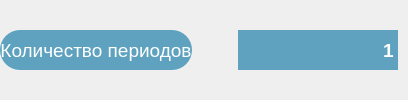
               <widget class="QWidget" name="widget_5" native="true">
                <property name="sizePolicy">
                 <sizepolicy hsizetype="Preferred" vsizetype="Minimum">
                  <horstretch>0</horstretch>
                  <verstretch>0</verstretch>
                 </sizepolicy>
                </property>
                <layout class="QHBoxLayout" name="horizontalLayout_4">
                 <property name="spacing">
                  <number>7</number>
                 </property>
                 <property name="leftMargin">
                  <number>0</number>
                 </property>
                 <property name="topMargin">
                  <number>0</number>
                 </property>
                 <property name="rightMargin">
                  <number>10</number>
                 </property>
                 <property name="bottomMargin">
                  <number>0</number>
                 </property>
                 <item>
                  <widget class="QLabel" name="label_2">
                   <property name="sizePolicy">
                    <sizepolicy hsizetype="Preferred" vsizetype="Fixed">
                     <horstretch>0</horstretch>
                     <verstretch>0</verstretch>
                    </sizepolicy>
                   </property>
                   <property name="minimumSize">
                    <size>
                     <width>0</width>
                     <height>40</height>
                    </size>
                   </property>
                   <property name="font">
                    <font>
                     <family>Arial</family>
                     <pointsize>14</pointsize>
                     <italic>false</italic>
                    </font>
                   </property>
                   <property name="styleSheet">
                    <string notr="true">QLabel {
     border: none;
	height: 40px;
     border-radius: 20px;
	background-color: #5EA2BF;
	color: white;
 }</string>
                   </property>
                   <property name="text">
                    <string>Количество периодов</string>
                   </property>
                   <property name="alignment">
                    <set>Qt::AlignCenter</set>
                   </property>
                   <property name="margin">
                    <number>0</number>
                   </property>
                  </widget>
                 </item>
                 <item>
                  <widget class="QPushButton" name="info_2">
                   <property name="enabled">
                    <bool>true</bool>
                   </property>
                   <property name="sizePolicy">
                    <sizepolicy hsizetype="Fixed" vsizetype="Fixed">
                     <horstretch>0</horstretch>
                     <verstretch>0</verstretch>
                    </sizepolicy>
                   </property>
                   <property name="minimumSize">
                    <size>
                     <width>32</width>
                     <height>32</height>
                    </size>
                   </property>
                   <property name="maximumSize">
                    <size>
                     <width>32</width>
                     <height>32</height>
                    </size>
                   </property>
                   <property name="autoFillBackground">
                    <bool>false</bool>
                   </property>
                   <property name="styleSheet">
                    <string notr="true"> QPushButton {
     border: none;
	background-color: none;
 }</string>
                   </property>
                   <property name="text">
                    <string/>
                   </property>
                   <property name="icon">
                    <iconset resource="resources.qrc">
                     <normaloff>:/resources/info.svg</normaloff>:/resources/info.svg</iconset>
                   </property>
                   <property name="iconSize">
                    <size>
                     <width>32</width>
                     <height>32</height>
                    </size>
                   </property>
                  </widget>
                 </item>
                 <item>
                  <widget class="QSpinBox" name="spinBox">
                   <property name="sizePolicy">
                    <sizepolicy hsizetype="Fixed" vsizetype="Fixed">
                     <horstretch>0</horstretch>
                     <verstretch>0</verstretch>
                    </sizepolicy>
                   </property>
                   <property name="minimumSize">
                    <size>
                     <width>160</width>
                     <height>40</height>
                    </size>
                   </property>
                   <property name="font">
                    <font>
                     <family>Arial</family>
                     <pointsize>14</pointsize>
                     <weight>75</weight>
                     <bold>true</bold>
                    </font>
                   </property>
                   <property name="styleSheet">
                    <string notr="true">QSpinBox
{
     border: none;
	background-color: #5EA2BF;
	color: white;
}

QSpinBox:focused
{
    border-width: 2px;
    border-style: solid;
    border-color: red;
}</string>
                   </property>
                   <property name="alignment">
                    <set>Qt::AlignRight|Qt::AlignTrailing|Qt::AlignVCenter</set>
                   </property>
                   <property name="buttonSymbols">
                    <enum>QAbstractSpinBox::NoButtons</enum>
                   </property>
                   <property name="minimum">
                    <number>1</number>
                   </property>
                   <property name="maximum">
                    <number>10000000</number>
                   </property>
                  </widget>
                 </item>
                </layout>
               </widget>
